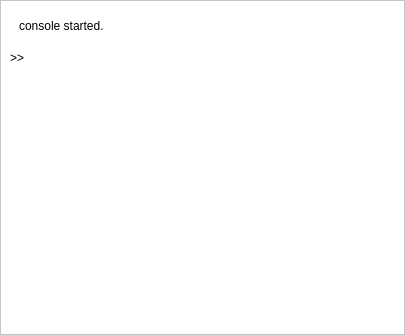
<?xml version="1.0" encoding="UTF-8"?>
<ui version="4.0">
 <class>Console</class>
 <widget class="QScrollArea" name="Console">
  <property name="geometry">
   <rect>
    <x>0</x>
    <y>0</y>
    <width>405</width>
    <height>335</height>
   </rect>
  </property>
  <property name="palette">
   <palette>
    <active>
     <colorrole role="WindowText">
      <brush brushstyle="SolidPattern">
       <color alpha="255">
        <red>0</red>
        <green>0</green>
        <blue>0</blue>
       </color>
      </brush>
     </colorrole>
     <colorrole role="Button">
      <brush brushstyle="SolidPattern">
       <color alpha="255">
        <red>255</red>
        <green>255</green>
        <blue>255</blue>
       </color>
      </brush>
     </colorrole>
     <colorrole role="Light">
      <brush brushstyle="SolidPattern">
       <color alpha="255">
        <red>255</red>
        <green>255</green>
        <blue>255</blue>
       </color>
      </brush>
     </colorrole>
     <colorrole role="Midlight">
      <brush brushstyle="SolidPattern">
       <color alpha="255">
        <red>255</red>
        <green>255</green>
        <blue>255</blue>
       </color>
      </brush>
     </colorrole>
     <colorrole role="Dark">
      <brush brushstyle="SolidPattern">
       <color alpha="255">
        <red>127</red>
        <green>127</green>
        <blue>127</blue>
       </color>
      </brush>
     </colorrole>
     <colorrole role="Mid">
      <brush brushstyle="SolidPattern">
       <color alpha="255">
        <red>170</red>
        <green>170</green>
        <blue>170</blue>
       </color>
      </brush>
     </colorrole>
     <colorrole role="Text">
      <brush brushstyle="SolidPattern">
       <color alpha="255">
        <red>0</red>
        <green>0</green>
        <blue>0</blue>
       </color>
      </brush>
     </colorrole>
     <colorrole role="BrightText">
      <brush brushstyle="SolidPattern">
       <color alpha="255">
        <red>255</red>
        <green>255</green>
        <blue>255</blue>
       </color>
      </brush>
     </colorrole>
     <colorrole role="ButtonText">
      <brush brushstyle="SolidPattern">
       <color alpha="255">
        <red>0</red>
        <green>0</green>
        <blue>0</blue>
       </color>
      </brush>
     </colorrole>
     <colorrole role="Base">
      <brush brushstyle="SolidPattern">
       <color alpha="255">
        <red>255</red>
        <green>255</green>
        <blue>255</blue>
       </color>
      </brush>
     </colorrole>
     <colorrole role="Window">
      <brush brushstyle="SolidPattern">
       <color alpha="255">
        <red>255</red>
        <green>255</green>
        <blue>255</blue>
       </color>
      </brush>
     </colorrole>
     <colorrole role="Shadow">
      <brush brushstyle="SolidPattern">
       <color alpha="255">
        <red>0</red>
        <green>0</green>
        <blue>0</blue>
       </color>
      </brush>
     </colorrole>
     <colorrole role="AlternateBase">
      <brush brushstyle="SolidPattern">
       <color alpha="255">
        <red>255</red>
        <green>255</green>
        <blue>255</blue>
       </color>
      </brush>
     </colorrole>
     <colorrole role="ToolTipBase">
      <brush brushstyle="SolidPattern">
       <color alpha="255">
        <red>255</red>
        <green>255</green>
        <blue>220</blue>
       </color>
      </brush>
     </colorrole>
     <colorrole role="ToolTipText">
      <brush brushstyle="SolidPattern">
       <color alpha="255">
        <red>0</red>
        <green>0</green>
        <blue>0</blue>
       </color>
      </brush>
     </colorrole>
    </active>
    <inactive>
     <colorrole role="WindowText">
      <brush brushstyle="SolidPattern">
       <color alpha="255">
        <red>0</red>
        <green>0</green>
        <blue>0</blue>
       </color>
      </brush>
     </colorrole>
     <colorrole role="Button">
      <brush brushstyle="SolidPattern">
       <color alpha="255">
        <red>255</red>
        <green>255</green>
        <blue>255</blue>
       </color>
      </brush>
     </colorrole>
     <colorrole role="Light">
      <brush brushstyle="SolidPattern">
       <color alpha="255">
        <red>255</red>
        <green>255</green>
        <blue>255</blue>
       </color>
      </brush>
     </colorrole>
     <colorrole role="Midlight">
      <brush brushstyle="SolidPattern">
       <color alpha="255">
        <red>255</red>
        <green>255</green>
        <blue>255</blue>
       </color>
      </brush>
     </colorrole>
     <colorrole role="Dark">
      <brush brushstyle="SolidPattern">
       <color alpha="255">
        <red>127</red>
        <green>127</green>
        <blue>127</blue>
       </color>
      </brush>
     </colorrole>
     <colorrole role="Mid">
      <brush brushstyle="SolidPattern">
       <color alpha="255">
        <red>170</red>
        <green>170</green>
        <blue>170</blue>
       </color>
      </brush>
     </colorrole>
     <colorrole role="Text">
      <brush brushstyle="SolidPattern">
       <color alpha="255">
        <red>0</red>
        <green>0</green>
        <blue>0</blue>
       </color>
      </brush>
     </colorrole>
     <colorrole role="BrightText">
      <brush brushstyle="SolidPattern">
       <color alpha="255">
        <red>255</red>
        <green>255</green>
        <blue>255</blue>
       </color>
      </brush>
     </colorrole>
     <colorrole role="ButtonText">
      <brush brushstyle="SolidPattern">
       <color alpha="255">
        <red>0</red>
        <green>0</green>
        <blue>0</blue>
       </color>
      </brush>
     </colorrole>
     <colorrole role="Base">
      <brush brushstyle="SolidPattern">
       <color alpha="255">
        <red>255</red>
        <green>255</green>
        <blue>255</blue>
       </color>
      </brush>
     </colorrole>
     <colorrole role="Window">
      <brush brushstyle="SolidPattern">
       <color alpha="255">
        <red>255</red>
        <green>255</green>
        <blue>255</blue>
       </color>
      </brush>
     </colorrole>
     <colorrole role="Shadow">
      <brush brushstyle="SolidPattern">
       <color alpha="255">
        <red>0</red>
        <green>0</green>
        <blue>0</blue>
       </color>
      </brush>
     </colorrole>
     <colorrole role="AlternateBase">
      <brush brushstyle="SolidPattern">
       <color alpha="255">
        <red>255</red>
        <green>255</green>
        <blue>255</blue>
       </color>
      </brush>
     </colorrole>
     <colorrole role="ToolTipBase">
      <brush brushstyle="SolidPattern">
       <color alpha="255">
        <red>255</red>
        <green>255</green>
        <blue>220</blue>
       </color>
      </brush>
     </colorrole>
     <colorrole role="ToolTipText">
      <brush brushstyle="SolidPattern">
       <color alpha="255">
        <red>0</red>
        <green>0</green>
        <blue>0</blue>
       </color>
      </brush>
     </colorrole>
    </inactive>
    <disabled>
     <colorrole role="WindowText">
      <brush brushstyle="SolidPattern">
       <color alpha="255">
        <red>127</red>
        <green>127</green>
        <blue>127</blue>
       </color>
      </brush>
     </colorrole>
     <colorrole role="Button">
      <brush brushstyle="SolidPattern">
       <color alpha="255">
        <red>255</red>
        <green>255</green>
        <blue>255</blue>
       </color>
      </brush>
     </colorrole>
     <colorrole role="Light">
      <brush brushstyle="SolidPattern">
       <color alpha="255">
        <red>255</red>
        <green>255</green>
        <blue>255</blue>
       </color>
      </brush>
     </colorrole>
     <colorrole role="Midlight">
      <brush brushstyle="SolidPattern">
       <color alpha="255">
        <red>255</red>
        <green>255</green>
        <blue>255</blue>
       </color>
      </brush>
     </colorrole>
     <colorrole role="Dark">
      <brush brushstyle="SolidPattern">
       <color alpha="255">
        <red>127</red>
        <green>127</green>
        <blue>127</blue>
       </color>
      </brush>
     </colorrole>
     <colorrole role="Mid">
      <brush brushstyle="SolidPattern">
       <color alpha="255">
        <red>170</red>
        <green>170</green>
        <blue>170</blue>
       </color>
      </brush>
     </colorrole>
     <colorrole role="Text">
      <brush brushstyle="SolidPattern">
       <color alpha="255">
        <red>127</red>
        <green>127</green>
        <blue>127</blue>
       </color>
      </brush>
     </colorrole>
     <colorrole role="BrightText">
      <brush brushstyle="SolidPattern">
       <color alpha="255">
        <red>255</red>
        <green>255</green>
        <blue>255</blue>
       </color>
      </brush>
     </colorrole>
     <colorrole role="ButtonText">
      <brush brushstyle="SolidPattern">
       <color alpha="255">
        <red>127</red>
        <green>127</green>
        <blue>127</blue>
       </color>
      </brush>
     </colorrole>
     <colorrole role="Base">
      <brush brushstyle="SolidPattern">
       <color alpha="255">
        <red>255</red>
        <green>255</green>
        <blue>255</blue>
       </color>
      </brush>
     </colorrole>
     <colorrole role="Window">
      <brush brushstyle="SolidPattern">
       <color alpha="255">
        <red>255</red>
        <green>255</green>
        <blue>255</blue>
       </color>
      </brush>
     </colorrole>
     <colorrole role="Shadow">
      <brush brushstyle="SolidPattern">
       <color alpha="255">
        <red>0</red>
        <green>0</green>
        <blue>0</blue>
       </color>
      </brush>
     </colorrole>
     <colorrole role="AlternateBase">
      <brush brushstyle="SolidPattern">
       <color alpha="255">
        <red>255</red>
        <green>255</green>
        <blue>255</blue>
       </color>
      </brush>
     </colorrole>
     <colorrole role="ToolTipBase">
      <brush brushstyle="SolidPattern">
       <color alpha="255">
        <red>255</red>
        <green>255</green>
        <blue>220</blue>
       </color>
      </brush>
     </colorrole>
     <colorrole role="ToolTipText">
      <brush brushstyle="SolidPattern">
       <color alpha="255">
        <red>0</red>
        <green>0</green>
        <blue>0</blue>
       </color>
      </brush>
     </colorrole>
    </disabled>
   </palette>
  </property>
  <property name="windowTitle">
   <string>ScrollArea</string>
  </property>
  <property name="autoFillBackground">
   <bool>false</bool>
  </property>
  <property name="widgetResizable">
   <bool>true</bool>
  </property>
  <property name="alignment">
   <set>Qt::AlignLeading|Qt::AlignLeft|Qt::AlignTop</set>
  </property>
  <widget class="QWidget" name="scrollAreaWidgetContents">
   <property name="geometry">
    <rect>
     <x>0</x>
     <y>0</y>
     <width>403</width>
     <height>333</height>
    </rect>
   </property>
   <layout class="QGridLayout" name="gridLayout">
    <item row="0" column="0" colspan="3">
     <widget class="QFrame" name="frame">
      <property name="frameShape">
       <enum>QFrame::NoFrame</enum>
      </property>
      <property name="frameShadow">
       <enum>QFrame::Plain</enum>
      </property>
      <layout class="QVBoxLayout" name="verticalLayout_2">
       <property name="sizeConstraint">
        <enum>QLayout::SetDefaultConstraint</enum>
       </property>
       <item>
        <widget class="QLabel" name="label">
         <property name="text">
          <string>console started.</string>
         </property>
        </widget>
       </item>
      </layout>
     </widget>
    </item>
    <item row="1" column="0">
     <widget class="QLabel" name="label_2">
      <property name="maximumSize">
       <size>
        <width>20</width>
        <height>16777215</height>
       </size>
      </property>
      <property name="text">
       <string>&gt;&gt;</string>
      </property>
     </widget>
    </item>
    <item row="1" column="1" colspan="2">
     <widget class="QLineEdit" name="lineEdit">
      <property name="sizePolicy">
       <sizepolicy hsizetype="Preferred" vsizetype="Preferred">
        <horstretch>0</horstretch>
        <verstretch>0</verstretch>
       </sizepolicy>
      </property>
      <property name="autoFillBackground">
       <bool>false</bool>
      </property>
      <property name="text">
       <string notr="true"/>
      </property>
      <property name="frame">
       <bool>false</bool>
      </property>
     </widget>
    </item>
    <item row="2" column="2">
     <spacer name="verticalSpacer">
      <property name="orientation">
       <enum>Qt::Vertical</enum>
      </property>
      <property name="sizeType">
       <enum>QSizePolicy::MinimumExpanding</enum>
      </property>
      <property name="sizeHint" stdset="0">
       <size>
        <width>20</width>
        <height>20</height>
       </size>
      </property>
     </spacer>
    </item>
   </layout>
  </widget>
 </widget>
 <resources/>
 <connections/>
</ui>
